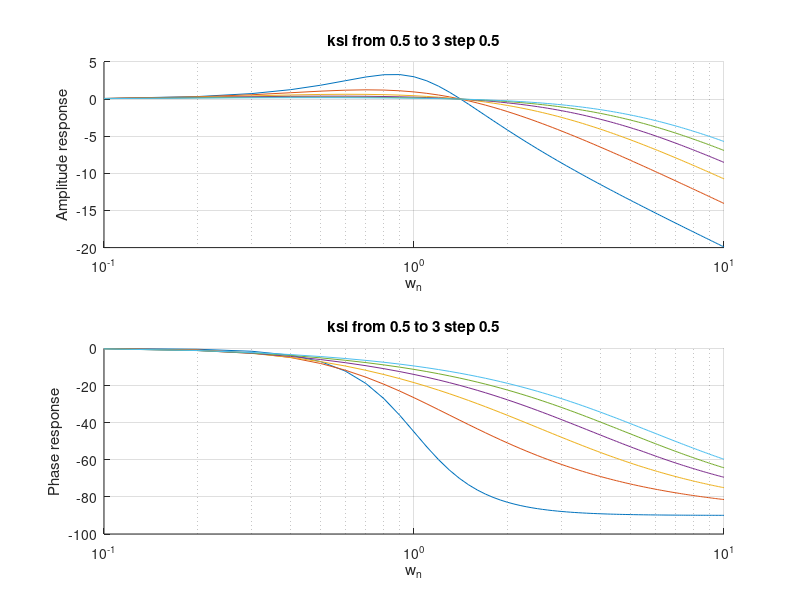

Write MATLAB code to recreate this figure.
%% https://github.com/VSHEV92/Synchronization_Systems_Models
clc; clear; close all; 

%% AЧX и ФЧХ фапч с пропорционально-интегрирующим петлевым фильтром.
%% Частота нормирована к резонансной частоте фильтра.

%% Литература: Gardner Phaselock Technique p.12

ksi_list = 0.5:0.5:3;              % декремент затухания 
w_n = 0.1:0.1:10;                 % нормированная частота

for ksi = ksi_list
    % КЧХ фапч
    H = (2*ksi*(i*w_n) + 1) ./ ((i*w_n).^2 + 2*ksi*(i*w_n) + 1);

    %% При значении декремента, меньше единицы, появляется горб на резонансной частоте.
    %% При уменьшении декремента горб растет.
    subplot(2,1,1); hold on;
    semilogx(w_n, 20*log10((abs(H)))); grid on;
    xlabel('w_n'); ylabel('Amplitude response')
    title('ksi from 0.5 to 3 step 0.5')

    %% Передаточная функция имеет одни ноль и два полюса, поэтому фаза стремится к 90 градусам
    %% при увеличении частоты
    subplot(2,1,2); hold on;
    semilogx(w_n, angle(H)/pi*180); grid on;
    xlabel('w_n'); ylabel('Phase response')
    title('ksi from 0.5 to 3 step 0.5')
end    